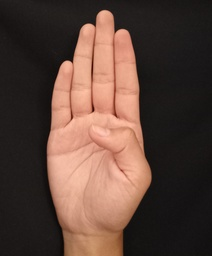
#> input picture Images/B_dark.jpg, 212 x 256 px, shrunk from 2447 x 2949 before the run
$ python mejoracontraste.py
#> lines starting #> are read from the running program, lines starting #| are printed output that depends on the picture
## Mejoramiento de contraste
from skimage import exposure
from skimage import io
import numpy as np
import matplotlib.pyplot as plt

imagen = io.imread("Images/B_dark.jpg",0)
#> imagen is the input picture: shape (256, 212, 3); mean R, G, B 91.4, 67.9, 58.3

# Estiramiento de contraste
p2, p98 = np.percentile(imagen, (2,98))
#> p2 = 17; p98 = 236
img_rescale = exposure.rescale_intensity(imagen, in_range=(p2,p98))

# Ecualización
img_eq = exposure.equalize_hist(imagen)
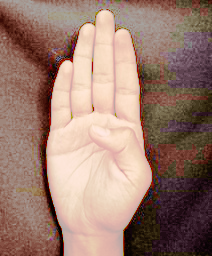
#> img_eq: shape (256, 212, 3) float64; mean R, G, B 0.611, 0.49, 0.44

# Ecualización adaptiva
img_adapteq = exposure.equalize_adapthist(imagen, clip_limit=0.03)
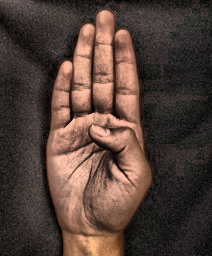
#> img_adapteq: shape (256, 212, 3) float64; mean R, G, B 0.332, 0.256, 0.225

for eq in (img_eq, img_adapteq):
    plt.imshow(eq)
    plt.show()
#> this loop made 2 passes

$ run again, with Images/A2.jpg copied over Images/B_dark.jpg
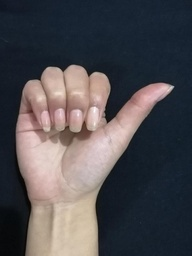
#> input picture Images/A2.jpg, 192 x 256 px, shrunk from 400 x 532 before the run
#> imagen is the input picture: shape (256, 192, 3); mean R, G, B 79, 76.2, 79.9
#> p2 = 13; p98 = 214
#> `img_eq = exposure.equalize_hist(imagen)`:
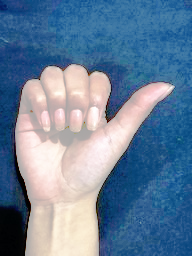
#> img_eq: shape (256, 192, 3) float64; mean R, G, B 0.408, 0.505, 0.609
#> `img_adapteq = exposure.equalize_adapthist(imagen, clip_limit=0.03)`:
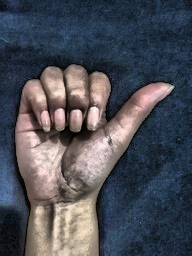
#> img_adapteq: shape (256, 192, 3) float64; mean R, G, B 0.3, 0.309, 0.342
#> the loop `for eq in (img_eq, img_adapteq):` made 2 passes

$ run again, with Images/Ay.jpg copied over Images/B_dark.jpg
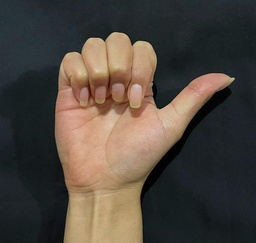
#> input picture Images/Ay.jpg, 256 x 243 px, shrunk from 549 x 522 before the run
#> imagen is the input picture: shape (243, 256, 3); mean R, G, B 78.5, 70.4, 62.6
#> p2 = 12; p98 = 205
#> `img_eq = exposure.equalize_hist(imagen)`:
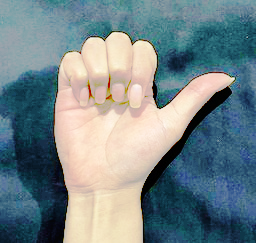
#> img_eq: shape (243, 256, 3) float64; mean R, G, B 0.458, 0.524, 0.541
#> `img_adapteq = exposure.equalize_adapthist(imagen, clip_limit=0.03)`:
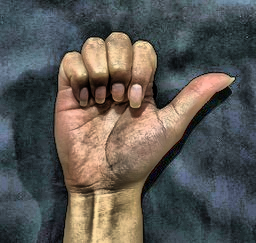
#> img_adapteq: shape (243, 256, 3) float64; mean R, G, B 0.357, 0.347, 0.33
#> the loop `for eq in (img_eq, img_adapteq):` made 2 passes
